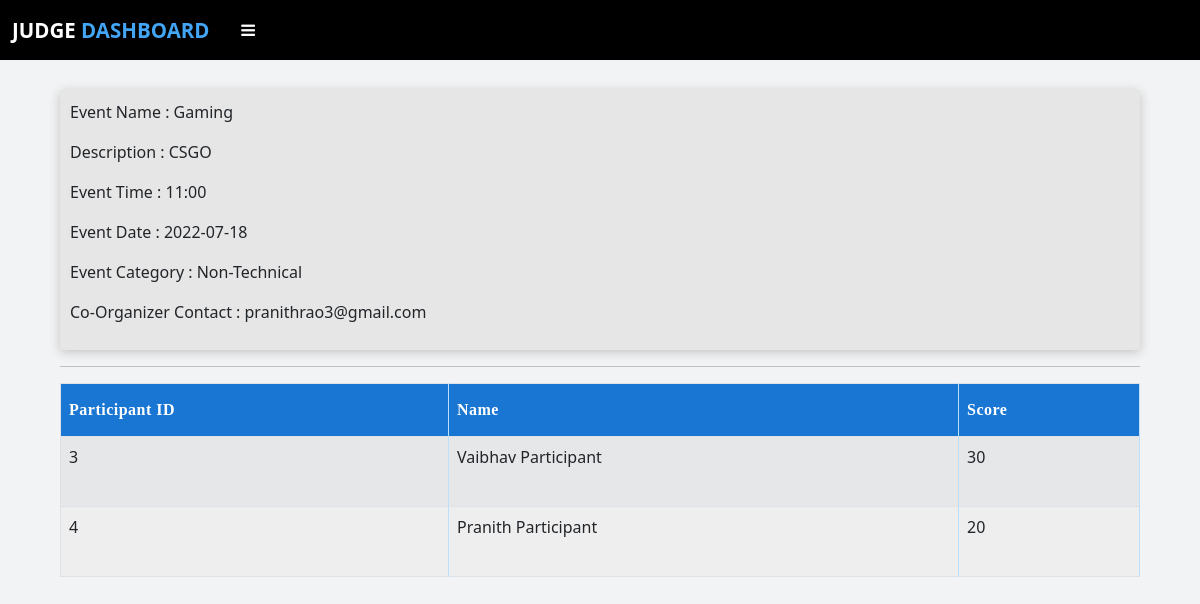
/judge_event (signed in), run on the app's committed database.
### app.py (models this page shows, shortened)
class Event(db.Model):
    id = db.Column(db.Integer,primary_key=True)
    name = db.Column(db.String(50),nullable=False)
    description = db.Column(db.String(255),nullable=False)
    date = db.Column(db.String(50), nullable=False)
    time = db.Column(db.String(50), nullable=False)
    category = db.Column(db.String(50),nullable=False)
    coorg_mail = db.Column(db.String(80),db.ForeignKey('coorganizer.email'))
    org_id = db.Column(db.Integer,db.ForeignKey('organizer.id'))
    participant_id=db.relationship('Participant',cascade="all,delete",backref='participants')
    judge_event_id=db.relationship('Judge',cascade="all,delete",backref='ownersj')
    part_event_id=db.relationship('Plist',cascade="all,delete",backref='ownersjp')

class Plist(db.Model):
    id = db.Column(db.Integer,primary_key=True)
    part_id = db.Column(db.Integer,db.ForeignKey('participant.id'),nullable=True)
    event_id = db.Column(db.Integer,db.ForeignKey('event.id'),nullable=True)
    score=db.Column(db.Integer,nullable=True)

### app.py (the view)
@app.route("/judge_event")
def judge_event():
    if 'judge' in session:
        event = Event.query.filter_by(id=session['event_id']).first()
        participants = Plist.query.filter_by(event_id=session['event_id']).all()
        for i in participants:
            pname = Participant.query.filter_by(id=i.part_id).first()
            i.pname = pname.name
        return render_template('judge_event.html',data=event,data2=participants)
    else:
        flash("Session Expired","error")
        return redirect(url_for('judge_log'))

### templates/judge_event.html (shortened to what this page needs)
{% extends "judge_layout.html" %}
{% block head %} {{ super() }}
{% endblock %}
{% block content %}
<div class="container" style="padding: 30px">
  <div class="details-item-body">
    <p class="info">Event Name : {{data['name']}}<br /></p>
    <p class="info">Description : {{data['description']}}<br /></p>
    <p class="info">Event Time : {{data['time']}}<br /></p>
    <p class="info">Event Date : {{data['date']}}<br /></p>
    <p class="info">Event Category : {{data['category']}}<br /></p>
    <p class="info">Co-Organizer Contact : {{data['coorg_mail']}}<br /></p>
  </div>
  <hr />
  {% if data2 %}
  <div class="table-responsive">
    <table class="table table-striped table-bordered">
      <thead class="thead-dark">
        <tr>
          <th scope="col">Participant ID</th>
          <th scope="col">Name</th>
          <th scope="col">Score</th>
        </tr>
      </thead>
      <tbody>
        {% for i in data2 %}
        <tr>
          <td>{{i.id}}</td>
          <td>{{i.pname}}</td>
          {% if i.score %}
          <td>{{i.score}}</td>
          {%endif%}
        </tr>
        {% endfor %}{% else %}
        <h2 class="text-center mt-5 fw-bold text-uppercase">
          No Registrations
        </h2>
        {% endif %}
      </tbody>
    </table>
  </div>
  {% endblock %}

### templates/judge_event.html (style rules this page uses)
table { font-family: "Roboto" sans-serif; border-collapse: collapse; width: 100%; }
table tr:nth-child(even) { background-color: #eeeeee; }
.table th { padding-top: 14px; padding-bottom: 14px; text-align: left; background-color: #1976d2; color: white; letter-spacing: 0.5px; user-select: none; border-right: 0.5px solid #bbdefb; font-family: Bahnschrift SemiBold; }
table td { border-right: 0.5px solid #bbdefb; height: 70px; }
table td, table th { border-bottom: 0.5px solid #bbdefb; }
.details-item-body { background-color: rgb(230, 230, 230); padding: 10px; width: 100%; box-shadow: 0px 2px 10px rgb(194, 194, 194); }

### templates/judge_layout.html (style rules this page uses)
body { font-family: "Roboto" sans-serif; background-color: #f2f3f4; }
* { margin: 0; padding: 0; text-decoration: none; list-style: none; }

### data on the page
Event: name "Gaming", description "CSGO", time "11:00", date "2022-07-18", category "Non-Technical", coorg_mail "pranithrao3@gmail.com"
Plist: id "3", pname "Vaibhav Participant", score "30"
Plist: id "4", pname "Pranith Participant", score "20"
